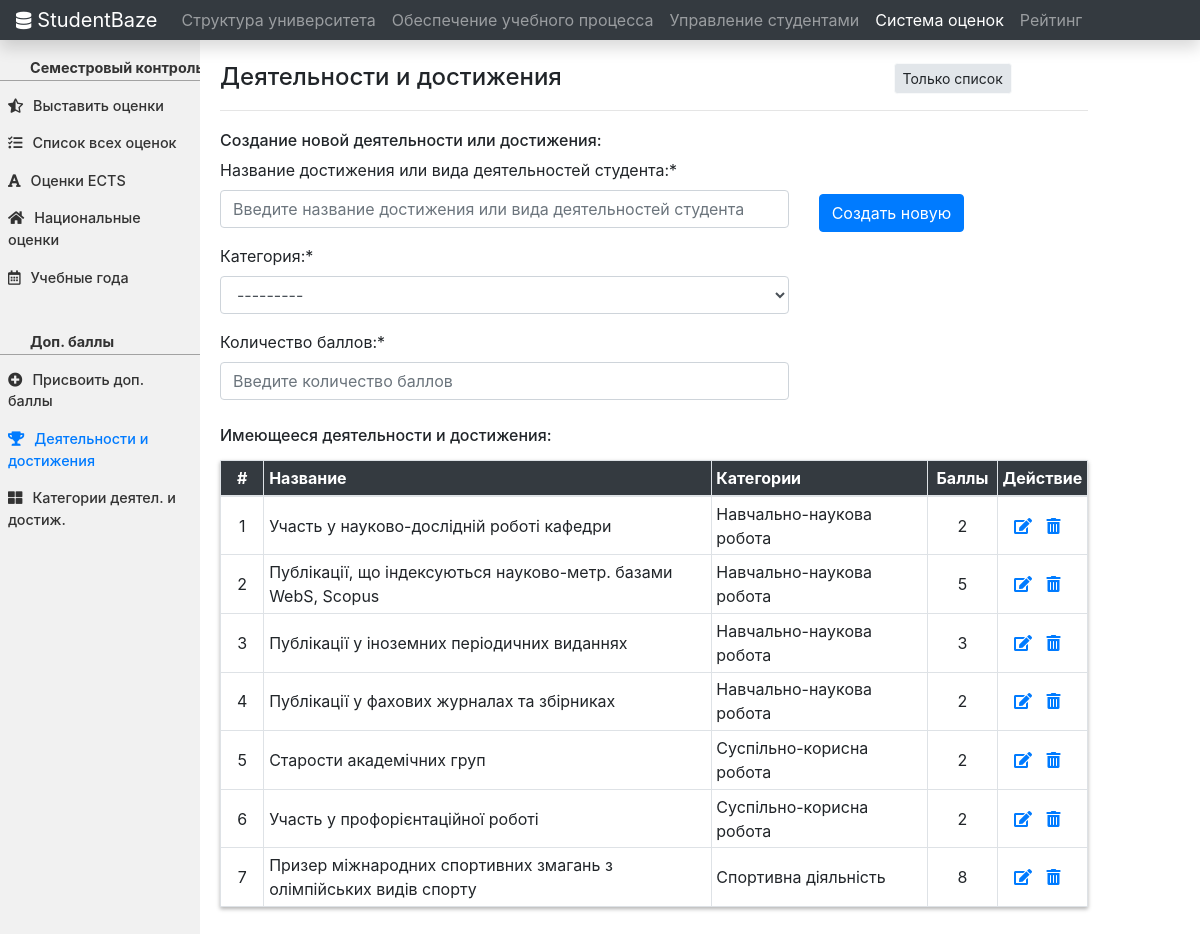
The app's page /marks_system/extra_marks/activities/ with its own data.
### marks_system/models.py (models this page shows, shortened)
class ActivityCategories(models.Model):
    name = models.CharField(max_length=200)
    few = models.BooleanField(default = False)
    def __str__(self):
        return self.name

class ActivitiesForExtraMarks(models.Model):
    name = models.CharField(max_length=200)
    category = models.ForeignKey(ActivityCategories, on_delete=models.CASCADE)
    number_of_extra_marks = models.IntegerField(validators=[MinValueValidator(1), MaxValueValidator(10)])

### marks_system/views.py (the view, shortened to what this page needs)
# urls.py: path('extra_marks/activities/', ActivitiesForExtraMarksView.as_view(), name = 'extra-marks-activities'),
class ActivitiesForExtraMarksView(View):
    form_class = ActivitiesForExtraMarksCreationForm
    template_name = 'mark_system/activities_for_extra_marks.html'
    def get(self, request, *args, **kwargs):
        form = ActivitiesForExtraMarksCreationForm()
        context= {'activities_for_extra_marks': ActivitiesForExtraMarks.objects.all(),
                    'form' : form}
        return render(request, self.template_name, context)

### marks_system/forms.py
class ActivitiesForExtraMarksCreationForm(forms.ModelForm):
    def __init__(self, *args, **kwargs):
        super(ActivitiesForExtraMarksCreationForm, self).__init__(*args, **kwargs)
        self.fields['name'].label = "Название достижения или вида деятельностей студента:"
        self.fields['name'].widget.attrs['placeholder'] = "Введите название достижения или вида деятельностей студента"
        self.fields['category'].label = "Категория:"
        self.fields['number_of_extra_marks'].label = "Количество баллов:"
        self.fields['number_of_extra_marks'].widget.attrs['placeholder'] = "Введите количество баллов"
    class Meta:
        model = ActivitiesForExtraMarks
        fields = ['name' , 'category', 'number_of_extra_marks']

### marks_system/templates/mark_system/activities_for_extra_marks.html (shortened to what this page needs)
{% extends "home/base.html" %}
{% block navitems %}
<li class="nav-item">
  <a class="nav-link" href="{% url 'facinst-start-redirect' %}" id="nav-link-1">Структура университета</a>
</li>
<li class="nav-item">
  <a class="nav-link" href="{% url 'eduplanning-start-redirect' %}" id="nav-link-2">Обеспечение учебного процесса</a>
</li>
<li class="nav-item">
  <a class="nav-link" href="{% url 'groups' %}">Управление студентами</a>
</li>
<li class="nav-item">
  <a class="nav-link active" href="{% url 'marks-system-start-redirect' %}">Система оценок</a>
</li>
<li class="nav-item">
  <a class="nav-link" href="{% url 'rating-start-redirect' %}">Рейтинг</a>
</li>
{% endblock %}
{% block content %} {% load crispy_forms_tags %}
<div class="container-fluid">
  <div class="row">
    <div class="col-md-2 sidebar">
      <div class="sideBarContent">
        <div class="marks_side_bar">
          <hr class="hr_marks_side_bar">
          <p class="extra_marks_text"><strong>Семестровый контроль</strong></p>
          <div class="upper">
            <a href="{% url 'set-marks-to-group-select' %}"><i class="fas fa-star-half-alt icon"></i>Выставить оценки</a>
            <a href="{% url 'general-marks' %}"><i class="fas fa-tasks icon"></i>Список всех оценок</a>
            <a href="{% url 'ects-marks' %}"><i class="fas fa-font icon"></i>Оценки ECTS</a>
            <a href="{% url 'national-marks' %}"><i class="fas fa-home icon"></i>Национальные оценки</a>
            <a href="{% url 'educational-years' %}"><i class="far fa-calendar-alt icon"></i>Учебные года</a>
          </div>
          <hr class="hr_marks_side_bar">
          <p class="extra_marks_text"><strong>Доп. баллы</strong></p>
          <div class="upper">
            <a href="{% url 'extra-marks-choose-student' %}"><i class="fas fa-plus-circle icon"></i>Присвоить доп. баллы</a>
            <a class="active" href="{% url 'extra-marks-activities' %}"><i class="fas fa-trophy icon"></i>Деятельности и достижения</a>
            <a href="{% url 'extra-marks-activity-categories' %}"><i class="fas fa-th-large icon"></i>Категории деятел. и достиж.</a>
          </div>
        </div>
      </div>
    </div>
    <div class="col-md-9 content">
      <div class="row">
        <div class="col-md-9">
          <h4>Деятельности и достижения</h4>
        </div>
        <div class="col-md-3">
          <button id="hideFormButton" type="button" class="btn btn-light btn-sm hideButton">Только список</button>
        </div>
      </div>
      <hr style="margin: 10px 0px 20px;">
      <div id="formToHide">
      <h6>Создание новой деятельности или достижения:</h6>
      <div class="row">
        <div class="col-md-8">
          <form method="post">
            {% csrf_token %} {{ form|crispy }}
        </div>
        <div class="col-md-3">
          <div class="form-group regbutton">
            <button class="btn btn-primary" type="submit" name="button" style="margin-top: 36px;">Создать новую</button>
          </div>
        </div>
      </div>
      </div>
      <h6 style=" margin: 10px 0px 15px;">Имеющееся деятельности и достижения:</h6>
      <table class="table table-sm table-bordered">
        <thead class="mythead">
          <tr>
            <th width="5%" class="text-center" scope="col">#</th>
            <th scope="col">Название</th>
            <th width="25%" scope="col">Категории</th>
            <th width="8%" class="text-center" scope="col">Баллы</th>
            <th width="10%" class="text-center" scope="col">Действие</th>
          </tr>
        </thead>
        <tbody>
          {% for activity in activities_for_extra_marks%}
          <tr>
            <td align="center">{{ forloop.counter }}</td>
            <td>{{ activity.name }}</td>
            <td>{{ activity.category }}</td>
            <td align="center">{{ activity.number_of_extra_marks }}</td>
            <td width="10%" align="center">
              <a class="" href="/marks_system/extra_marks/activities/edit{{ activity.id }}"><i class="fas fa-edit icon"></i></a>
              <a class="" href="#" data-toggle="modal" data-target="#modalDelete{{ activity.id }}"><i class="fas fa-trash-alt icon"></i></a>
            </td>
          </tr>
          {% endfor %}
        </tbody>
      </table>
    </div>
  </div>
</div>
{% endblock content %}

### home/static/home/main.css (style rules this page uses)
.sidebar { margin: 0; padding: 0; width: 300px; background-color: #f1f1f1; position: fixed; height: 100%; overflow: auto; font-size: .900rem; }
.sideBarContent { margin-top: 5px; }
.sidebar a { display: block; color: #333; padding: 8px; text-decoration: none; font-weight: 500; }
.sidebar a.active { color: #007bff; }
.icon { margin-right: 10px; }
@media screen and (min-width: 1025px) { div.content { margin-top: 22px; margin-left: 17%; padding: 1px 16px; height: 1000px; } }
.hideButton { background-color: #e2e6ea; }
.mythead { color: white; background-color: #343a40 !important; }
.table thead th { vertical-align: middle; }
.table td { vertical-align: middle; }
.extra_marks_text { margin-bottom: 10px; position: relative; left: 30px; bottom: 40px; color: #333333; font-size: 14.4px; font-weight: 500; line-height: 21.6px; }
.upper { position: relative; bottom: 42px; }
.marks_side_bar { margin-top: 40px; }
.hr_marks_side_bar { color: #b4b4b4; background-color: #b4b4b4; }
table { box-shadow:0px 2px 4px rgba(0, 0, 0, 0.3); }

### records on screen
ActivitiesForExtraMarks: name "Участь у науково-дослідній роботі кафедри", category "Навчально-наукова робота", number_of_extra_marks "2"
ActivitiesForExtraMarks: name "Публікації, що індексуються науково-метр. базами WebS, Scopus", category "Навчально-наукова робота", number_of_extra_marks "5"
ActivitiesForExtraMarks: name "Публікації у іноземних періодичних виданнях", category "Навчально-наукова робота", number_of_extra_marks "3"
ActivitiesForExtraMarks: name "Публікації у фахових журналах та збірниках", category "Навчально-наукова робота", number_of_extra_marks "2"
ActivitiesForExtraMarks: name "Старости академічних груп", category "Суспільно-корисна робота", number_of_extra_marks "2"
ActivitiesForExtraMarks: name "Участь у профорієнтаційної роботі", category "Суспільно-корисна робота", number_of_extra_marks "2"
ActivitiesForExtraMarks: name "Призер міжнародних спортивних змагань з олімпійських видів спорту", category "Спортивна діяльність", number_of_extra_marks "8"
